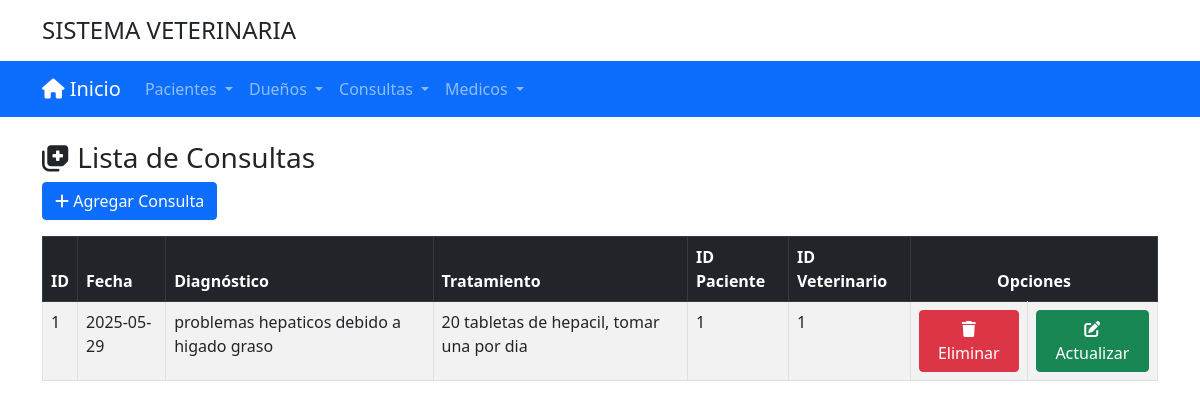
/vistas/listaConsulta.php, run on the app's committed database.
### tables this page shows
CREATE TABLE `consulta` (
  `id_consulta` int(10) NOT NULL,
  `fecha_consulta` varchar(10) NOT NULL,
  `diagnostico` varchar(400) NOT NULL,
  `tratamiento` varchar(400) NOT NULL,
  `id_paciente` int(10) NOT NULL,
  `id_veterinario` int(10) NOT NULL
);

### vistas/listaConsulta.php (the view, shortened to what this page needs)
<!DOCTYPE html>
<html lang="es">
<head>
</head>
<body>
<?php include "menu.php"; ?>
<div class="container mt-4">
  <h3><i class="fas fa-notes-medical"></i> Lista de Consultas</h3>
  <button type="button" class="btn btn-primary mb-3" data-bs-toggle="modal" data-bs-target="#modalConsulta">
    <i class="fas fa-plus"></i> Agregar Consulta
  </button>
  <table class="table table-bordered table-striped">
    <thead class="table-dark">
      <tr>
        <th>ID</th>
        <th>Fecha</th>
        <th>Diagnóstico</th>
        <th>Tratamiento</th>
        <th>ID Paciente</th>
        <th>ID Veterinario</th>
        <th colspan="2" class="text-center">Opciones</th>
      </tr>
    </thead>
    <tbody>
      <?php
        include('../modelo/conexion.php');
        $query = "SELECT * FROM consulta";
        $res = $conexion->query($query);
        while ($row = $res->fetch_assoc()) {
      ?>
      <tr>
        <td><?php echo $row['id_consulta']; ?></td>
        <td><?php echo $row['fecha_consulta']; ?></td>
        <td><?php echo $row['diagnostico']; ?></td>
        <td><?php echo $row['tratamiento']; ?></td>
        <td><?php echo $row['id_paciente']; ?></td>
        <td><?php echo $row['id_veterinario']; ?></td>
        <td class="text-center">
          <a class="btn btn-danger" href="../controladores/eliminarConsulta.php?ide=<?php echo $row['id_consulta']; ?>">
            <i class="fas fa-trash"></i> Eliminar
          </a>
        </td>
        <td class="text-center">
          <a class="btn btn-success" href="../vistas/editarFrmConsulta.php?ide=<?php echo $row['id_consulta']; ?>">
            <i class="fas fa-edit"></i> Actualizar
          </a>
        </td>
      </tr>
      <?php } ?>
    </tbody>
  </table>
</div>
</body>
</html>

### data on the page
consulta: id_consulta "1", fecha_consulta "2025-05-29", diagnostico "problemas hepaticos debido a higado graso", tratamiento "20 tabletas de hepacil, tomar una por dia", id_paciente "1", id_veterinario "1"
